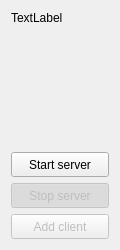
<?xml version="1.0" encoding="UTF-8"?>
<ui version="4.0">
 <class>Widget</class>
 <widget class="QWidget" name="Widget">
  <property name="geometry">
   <rect>
    <x>0</x>
    <y>0</y>
    <width>120</width>
    <height>250</height>
   </rect>
  </property>
  <property name="sizePolicy">
   <sizepolicy hsizetype="Fixed" vsizetype="Fixed">
    <horstretch>0</horstretch>
    <verstretch>0</verstretch>
   </sizepolicy>
  </property>
  <property name="maximumSize">
   <size>
    <width>120</width>
    <height>250</height>
   </size>
  </property>
  <property name="windowTitle">
   <string>MANAGE</string>
  </property>
  <property name="windowIcon">
   <iconset resource="mainservice.qrc">
    <normaloff>:/ico/ico/control.png</normaloff>:/ico/ico/control.png</iconset>
  </property>
  <layout class="QVBoxLayout" name="verticalLayout">
   <property name="sizeConstraint">
    <enum>QLayout::SetDefaultConstraint</enum>
   </property>
   <item>
    <widget class="QLabel" name="label">
     <property name="maximumSize">
      <size>
       <width>128</width>
       <height>16777215</height>
      </size>
     </property>
     <property name="text">
      <string>TextLabel</string>
     </property>
    </widget>
   </item>
   <item>
    <spacer name="verticalSpacer">
     <property name="orientation">
      <enum>Qt::Vertical</enum>
     </property>
     <property name="sizeHint" stdset="0">
      <size>
       <width>20</width>
       <height>40</height>
      </size>
     </property>
    </spacer>
   </item>
   <item>
    <widget class="QPushButton" name="startServer">
     <property name="minimumSize">
      <size>
       <width>40</width>
       <height>25</height>
      </size>
     </property>
     <property name="maximumSize">
      <size>
       <width>130</width>
       <height>16777215</height>
      </size>
     </property>
     <property name="text">
      <string>Start server</string>
     </property>
     <property name="checkable">
      <bool>true</bool>
     </property>
     <property name="autoExclusive">
      <bool>true</bool>
     </property>
    </widget>
   </item>
   <item>
    <widget class="QPushButton" name="stopServer">
     <property name="enabled">
      <bool>false</bool>
     </property>
     <property name="minimumSize">
      <size>
       <width>40</width>
       <height>25</height>
      </size>
     </property>
     <property name="maximumSize">
      <size>
       <width>130</width>
       <height>16777215</height>
      </size>
     </property>
     <property name="text">
      <string>Stop server</string>
     </property>
     <property name="checkable">
      <bool>true</bool>
     </property>
     <property name="checked">
      <bool>true</bool>
     </property>
     <property name="autoExclusive">
      <bool>true</bool>
     </property>
    </widget>
   </item>
   <item>
    <widget class="QPushButton" name="newClient">
     <property name="enabled">
      <bool>false</bool>
     </property>
     <property name="minimumSize">
      <size>
       <width>40</width>
       <height>25</height>
      </size>
     </property>
     <property name="maximumSize">
      <size>
       <width>130</width>
       <height>16777215</height>
      </size>
     </property>
     <property name="text">
      <string>Add сlient</string>
     </property>
     <property name="checkable">
      <bool>false</bool>
     </property>
    </widget>
   </item>
  </layout>
 </widget>
 <layoutdefault spacing="6" margin="11"/>
 <resources>
  <include location="mainservice.qrc"/>
 </resources>
 <connections/>
</ui>
